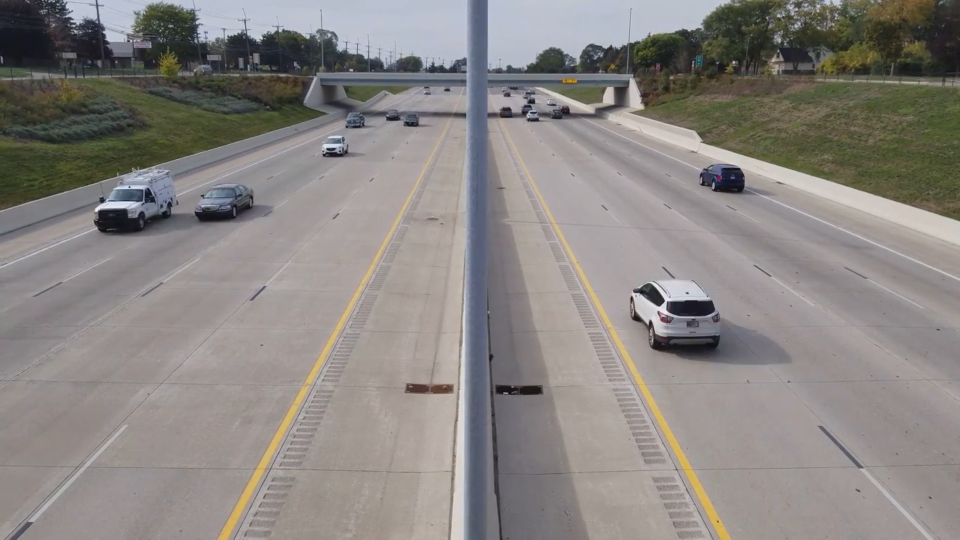
#> input picture Vehicle_Detection_Image_Dataset/sample_image1.png, 1920 x 1080 px, found by its file name (shown at 1/2 size)
$ python QuadMarker.py
#> lines starting #> are read from the running program, lines starting #| are printed output that depends on the picture
import cv2
import numpy as np

points = []
quadrilaterals = []

def draw_polygon(event, x, y, flags, param):
    global points, quadrilaterals

    if event == cv2.EVENT_LBUTTONDOWN:
        points.append((x, y))
        cv2.circle(img, (x, y), 5, (0, 255, 0), -1)

        if len(points) == 4:
            quadrilaterals.append(points.copy())
            cv2.polylines(img, [np.array(points)], isClosed=True, color=(255, 0, 0), thickness=2)
            points = []

        cv2.imshow('Image', img)


img = cv2.imread('D:\\vehicle detection dataset\\Vehicle_Detection_Image_Dataset\\sample_image1.png')
#> img is the input picture: shape (1080, 1920, 3); mean B, G, R 130, 133, 137.4

img = cv2.resize(img, (1280, 720))
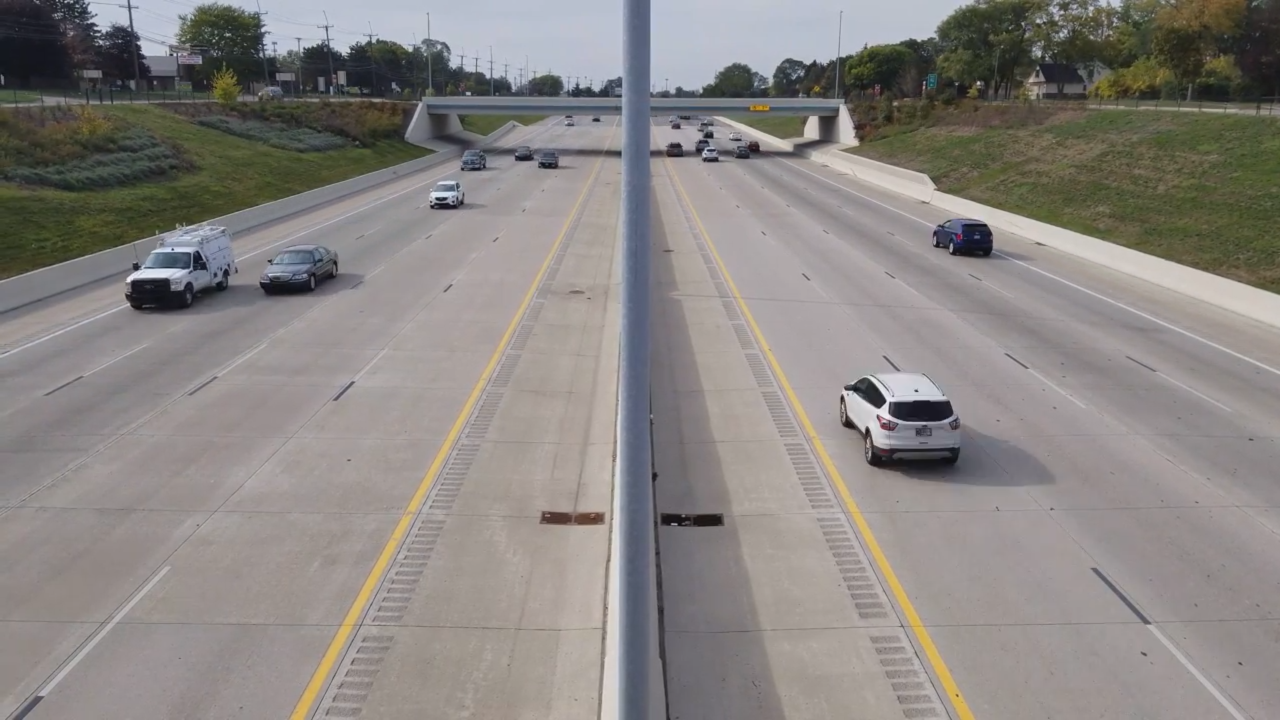
#> img: shape (720, 1280, 3); mean B, G, R 130, 133, 137.3


cv2.namedWindow('Image')
cv2.setMouseCallback('Image', draw_polygon)

while True:
    cv2.imshow('Image', img)
    key = cv2.waitKey(1) & 0xFF
#> (key q is pressed here)

    if key == ord('q'):
        break

    if len(quadrilaterals) == 2:
        print("Two quadrilaterals have been drawn.")
        break

cv2.destroyAllWindows()

for i, quad in enumerate(quadrilaterals):
    print(f"Coordinates of quadrilateral {i+1}: {quad}")

$ run again, with Vehicle_Detection_Image_Dataset/sample_image.jpg saved as Vehicle_Detection_Image_Dataset/sample_image1.png
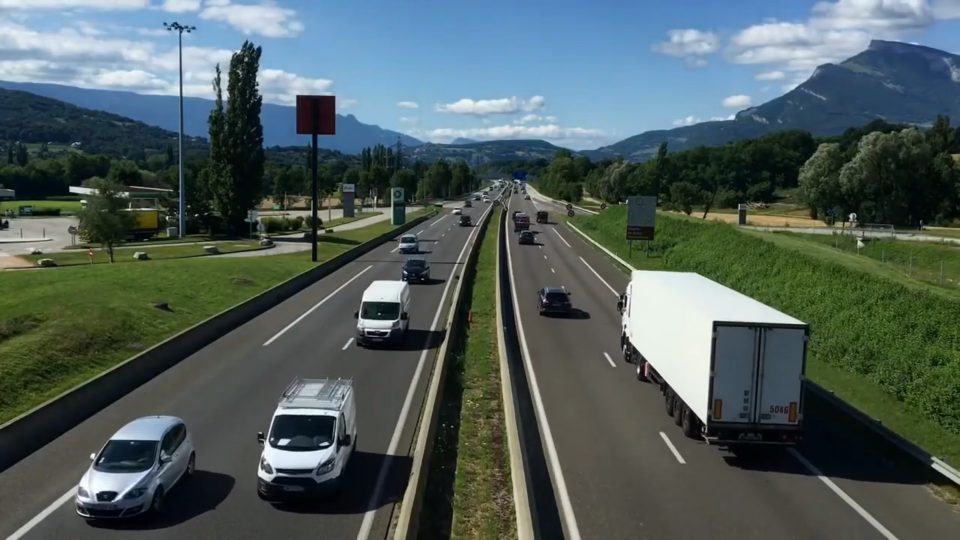
#> input picture Vehicle_Detection_Image_Dataset/sample_image.jpg, 1920 x 1080 px, found by its file name (shown at 1/2 size)
#> img is the input picture: shape (1080, 1920, 3); mean B, G, R 92.1, 94, 79.6
#> `img = cv2.resize(img, (1280, 720))`:
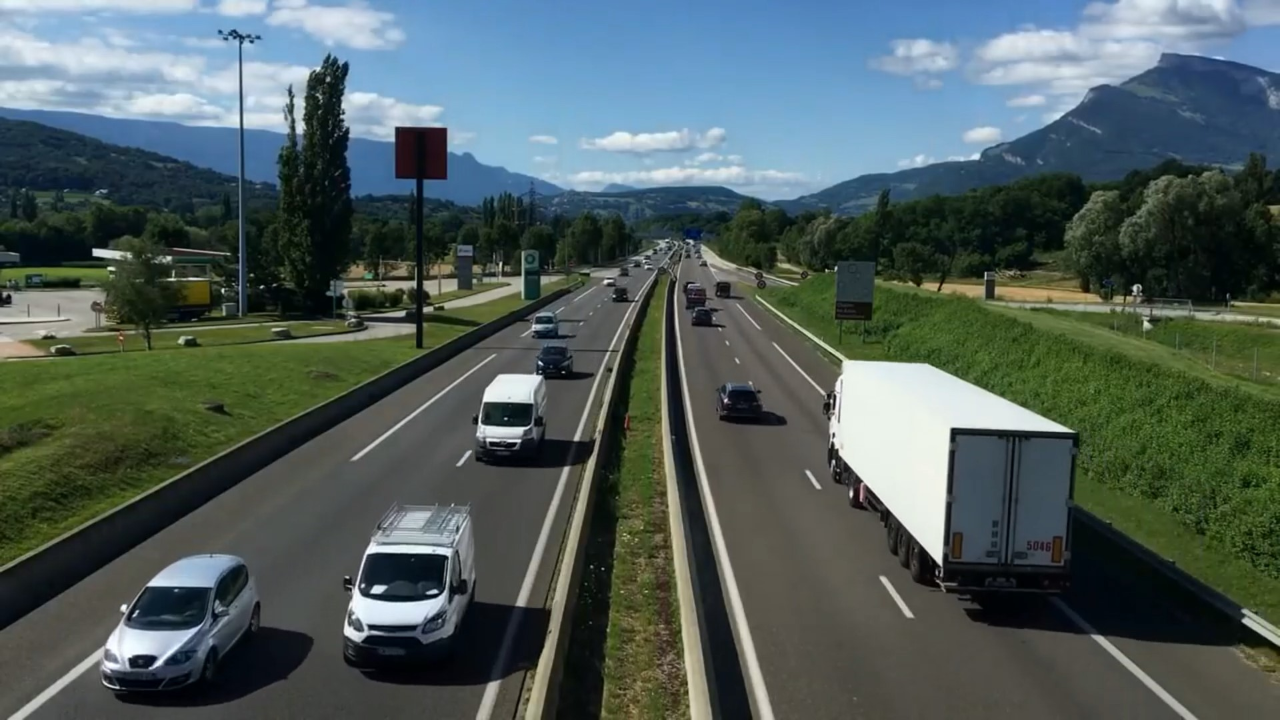
#> img: shape (720, 1280, 3); mean B, G, R 92.1, 94, 79.5
